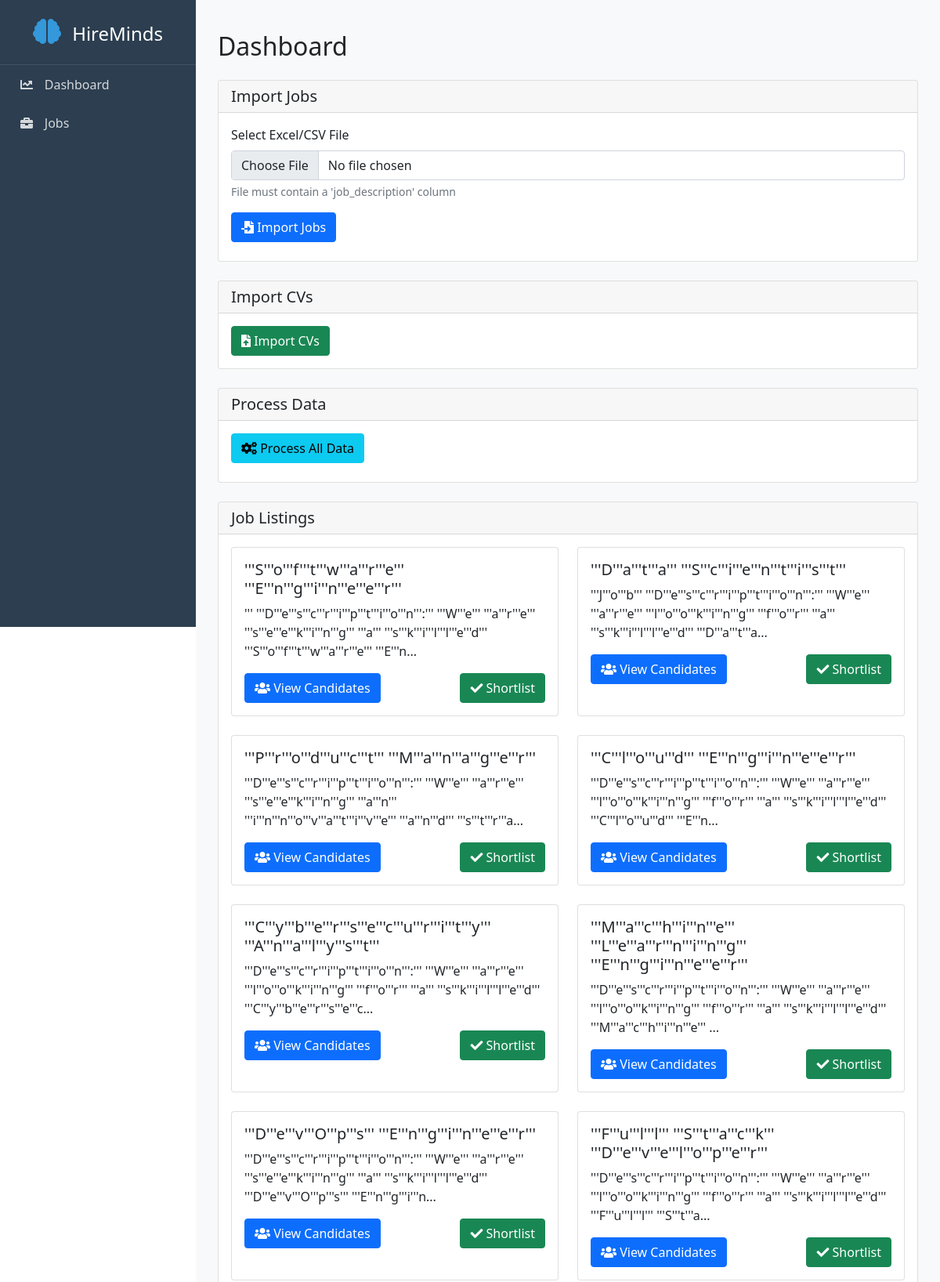
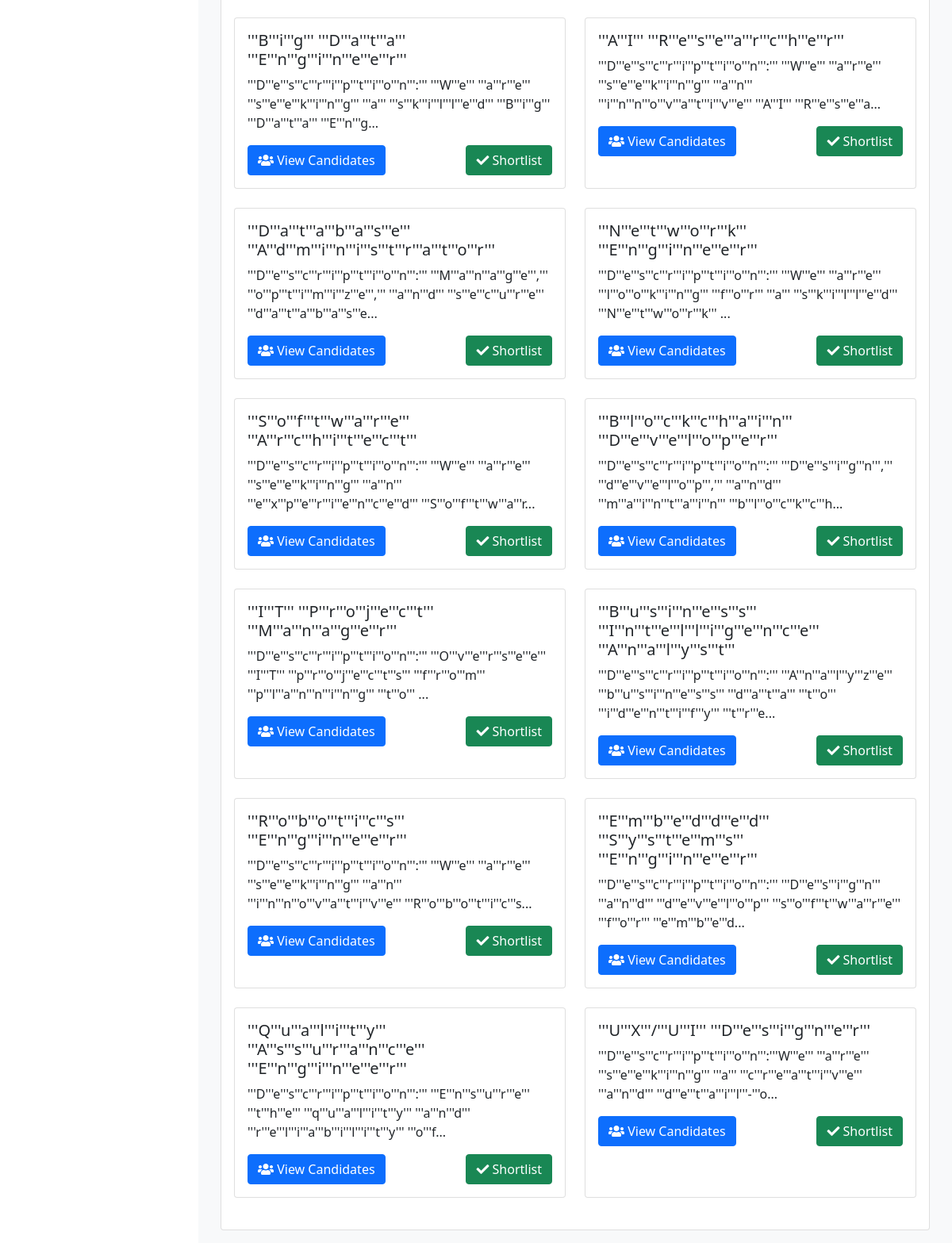
The page / on the database its author committed (2 pictures, top to bottom).
### app/models/job.py (models this page shows, shortened)
class Job(db.Model):
    __tablename__ = 'job'
    id = db.Column(db.Integer, primary_key=True)
    title = db.Column(db.String(200), nullable=False)
    description = db.Column(db.Text, nullable=False)
    requirements = db.Column(db.Text, nullable=False)
    created_at = db.Column(db.DateTime, nullable=False, default=lambda: datetime.now(timezone.utc))
    candidates = db.relationship('Candidate', backref='job', lazy=True, cascade='all, delete-orphan')
    shortlisted_candidates = db.relationship('ShortlistedCandidate',
                                          backref=db.backref('job_listing', lazy=True),
                                          lazy=True,
                                          cascade='all, delete-orphan')

### app/routes.py (the view)
@main.route('/')
def index():
    jobs = Job.query.all()
    candidates = Candidate.query.all()
    shortlisted = ShortlistedCandidate.query.all()
    return render_template('dashboard.html', jobs=jobs, candidates=candidates, shortlisted=shortlisted)

### app/templates/dashboard.html (shortened to what this page needs)
<!DOCTYPE html>
{% extends "base.html" %}
{% block content %}
<div class="container mt-4">
    <div class="row">
        <div class="col-md-12">
            <h2 class="mb-4">Dashboard</h2>
        </div>
    </div>
    <div class="card mb-4">
        <div class="card-header">
            <h5 class="mb-0">Import Jobs</h5>
        </div>
        <div class="card-body">
            <form id="importJobsForm" enctype="multipart/form-data">
                <div class="mb-3">
                    <label for="jobFile" class="form-label">Select Excel/CSV File</label>
                    <input type="file" class="form-control" id="jobFile" name="file" accept=".xlsx,.xls,.csv" required>
                    <div class="form-text">File must contain a 'job_description' column</div>
                </div>
                <button type="submit" class="btn btn-primary">
                    <i class="fas fa-file-import"></i> Import Jobs
                </button>
            </form>
        </div>
    </div>
    <div class="card mb-4">
        <div class="card-header">
            <h5 class="mb-0">Import CVs</h5>
        </div>
        <div class="card-body">
            <button type="button" class="btn btn-success" data-bs-toggle="modal" data-bs-target="#importCvsModal">
                <i class="fas fa-file-upload"></i> Import CVs
            </button>
        </div>
    </div>
    <div class="card mb-4">
        <div class="card-header">
            <h5 class="mb-0">Process Data</h5>
        </div>
        <div class="card-body">
            <button id="processAllBtn" class="btn btn-info">
                <i class="fas fa-cogs"></i> Process All Data
            </button>
        </div>
    </div>
    <div class="card">
        <div class="card-header">
            <h5 class="mb-0">Job Listings</h5>
        </div>
        <div class="card-body">
            <div class="row" id="jobListings">
                {% for job in jobs %}
                <div class="col-md-6 mb-4">
                    <div class="card h-100">
                        <div class="card-body">
                            <h5 class="card-title">{{ job.title }}</h5>
                            <p class="card-text">{{ job.description[:200] }}...</p>
                            <div class="d-flex justify-content-between">
                                <a href="{{ url_for('main.candidates', job_id=job.id) }}" class="btn btn-primary">
                                    <i class="fas fa-users"></i> View Candidates
                                </a>
                                <button class="btn btn-success shortlist-btn" data-job-id="{{ job.id }}">
                                    <i class="fas fa-check"></i> Shortlist
                                </button>
                            </div>
                        </div>
                    </div>
                </div>
                {% endfor %}
            </div>
        </div>
    </div>
</div>
{% endblock %}

### app/templates/base.html (style rules this page uses)
:root { --sidebar-width: 250px; --primary-color: #2c3e50; --secondary-color: #34495e; }
body { display: flex; min-height: 100vh; }

### rows shown on the page
Job: title "'''S'''o'''f'''t'''w'''a'''r'''e''' '''E'''n'''g'''i'''n'''e'''e'''r'''", description "''' '''D'''e'''s'''c'''r'''i'''p'''t'''i'''o'''n''':''' '''W'''e''' '''a'''r'''e''' '''s'''e'''e'''k'''i'''n'''g''' '''a''' '''s'''k'''i'''l'''l'''e'''d''' '''S'''o'''f'''t'''w'''a'''r'''e''' '''E'''n"
Job: title "'''D'''a'''t'''a''' '''S'''c'''i'''e'''n'''t'''i'''s'''t'''", description "'''J'''o'''b''' '''D'''e'''s'''c'''r'''i'''p'''t'''i'''o'''n''':''' '''W'''e''' '''a'''r'''e''' '''l'''o'''o'''k'''i'''n'''g''' '''f'''o'''r''' '''a''' '''s'''k'''i'''l'''l'''e'''d''' '''D'''a'''t'''a"
Job: title "'''P'''r'''o'''d'''u'''c'''t''' '''M'''a'''n'''a'''g'''e'''r'''", description "'''D'''e'''s'''c'''r'''i'''p'''t'''i'''o'''n''':''' '''W'''e''' '''a'''r'''e''' '''s'''e'''e'''k'''i'''n'''g''' '''a'''n''' '''i'''n'''n'''o'''v'''a'''t'''i'''v'''e''' '''a'''n'''d''' '''s'''t'''r'''a"
Job: title "'''C'''l'''o'''u'''d''' '''E'''n'''g'''i'''n'''e'''e'''r'''", description "'''D'''e'''s'''c'''r'''i'''p'''t'''i'''o'''n''':''' '''W'''e''' '''a'''r'''e''' '''l'''o'''o'''k'''i'''n'''g''' '''f'''o'''r''' '''a''' '''s'''k'''i'''l'''l'''e'''d''' '''C'''l'''o'''u'''d''' '''E'''n"
Job: title "'''C'''y'''b'''e'''r'''s'''e'''c'''u'''r'''i'''t'''y''' '''A'''n'''a'''l'''y'''s'''t'''", description "'''D'''e'''s'''c'''r'''i'''p'''t'''i'''o'''n''':''' '''W'''e''' '''a'''r'''e''' '''l'''o'''o'''k'''i'''n'''g''' '''f'''o'''r''' '''a''' '''s'''k'''i'''l'''l'''e'''d''' '''C'''y'''b'''e'''r'''s'''e'''c"
Job: title "'''M'''a'''c'''h'''i'''n'''e''' '''L'''e'''a'''r'''n'''i'''n'''g''' '''E'''n'''g'''i'''n'''e'''e'''r'''", description "'''D'''e'''s'''c'''r'''i'''p'''t'''i'''o'''n''':''' '''W'''e''' '''a'''r'''e''' '''l'''o'''o'''k'''i'''n'''g''' '''f'''o'''r''' '''a''' '''s'''k'''i'''l'''l'''e'''d''' '''M'''a'''c'''h'''i'''n'''e'''"
Job: title "'''D'''e'''v'''O'''p'''s''' '''E'''n'''g'''i'''n'''e'''e'''r'''", description "'''D'''e'''s'''c'''r'''i'''p'''t'''i'''o'''n''':''' '''W'''e''' '''a'''r'''e''' '''s'''e'''e'''k'''i'''n'''g''' '''a''' '''s'''k'''i'''l'''l'''e'''d''' '''D'''e'''v'''O'''p'''s''' '''E'''n'''g'''i'''n"
Job: title "'''F'''u'''l'''l''' '''S'''t'''a'''c'''k''' '''D'''e'''v'''e'''l'''o'''p'''e'''r'''", description "'''D'''e'''s'''c'''r'''i'''p'''t'''i'''o'''n''':''' '''W'''e''' '''a'''r'''e''' '''l'''o'''o'''k'''i'''n'''g''' '''f'''o'''r''' '''a''' '''s'''k'''i'''l'''l'''e'''d''' '''F'''u'''l'''l''' '''S'''t'''a"
Job: title "'''B'''i'''g''' '''D'''a'''t'''a''' '''E'''n'''g'''i'''n'''e'''e'''r'''", description "'''D'''e'''s'''c'''r'''i'''p'''t'''i'''o'''n''':''' '''W'''e''' '''a'''r'''e''' '''s'''e'''e'''k'''i'''n'''g''' '''a''' '''s'''k'''i'''l'''l'''e'''d''' '''B'''i'''g''' '''D'''a'''t'''a''' '''E'''n'''g"
Job: title "'''A'''I''' '''R'''e'''s'''e'''a'''r'''c'''h'''e'''r'''", description "'''D'''e'''s'''c'''r'''i'''p'''t'''i'''o'''n''':''' '''W'''e''' '''a'''r'''e''' '''s'''e'''e'''k'''i'''n'''g''' '''a'''n''' '''i'''n'''n'''o'''v'''a'''t'''i'''v'''e''' '''A'''I''' '''R'''e'''s'''e'''a"
Job: title "'''D'''a'''t'''a'''b'''a'''s'''e''' '''A'''d'''m'''i'''n'''i'''s'''t'''r'''a'''t'''o'''r'''", description "'''D'''e'''s'''c'''r'''i'''p'''t'''i'''o'''n''':''' '''M'''a'''n'''a'''g'''e''',''' '''o'''p'''t'''i'''m'''i'''z'''e''',''' '''a'''n'''d''' '''s'''e'''c'''u'''r'''e''' '''d'''a'''t'''a'''b'''a'''s'''e"
Job: title "'''N'''e'''t'''w'''o'''r'''k''' '''E'''n'''g'''i'''n'''e'''e'''r'''", description "'''D'''e'''s'''c'''r'''i'''p'''t'''i'''o'''n''':''' '''W'''e''' '''a'''r'''e''' '''l'''o'''o'''k'''i'''n'''g''' '''f'''o'''r''' '''a''' '''s'''k'''i'''l'''l'''e'''d''' '''N'''e'''t'''w'''o'''r'''k'''"
Job: title "'''S'''o'''f'''t'''w'''a'''r'''e''' '''A'''r'''c'''h'''i'''t'''e'''c'''t'''", description "'''D'''e'''s'''c'''r'''i'''p'''t'''i'''o'''n''':''' '''W'''e''' '''a'''r'''e''' '''s'''e'''e'''k'''i'''n'''g''' '''a'''n''' '''e'''x'''p'''e'''r'''i'''e'''n'''c'''e'''d''' '''S'''o'''f'''t'''w'''a'''r"
Job: title "'''B'''l'''o'''c'''k'''c'''h'''a'''i'''n''' '''D'''e'''v'''e'''l'''o'''p'''e'''r'''", description "'''D'''e'''s'''c'''r'''i'''p'''t'''i'''o'''n''':''' '''D'''e'''s'''i'''g'''n''',''' '''d'''e'''v'''e'''l'''o'''p''',''' '''a'''n'''d''' '''m'''a'''i'''n'''t'''a'''i'''n''' '''b'''l'''o'''c'''k'''c'''h"
Job: title "'''I'''T''' '''P'''r'''o'''j'''e'''c'''t''' '''M'''a'''n'''a'''g'''e'''r'''", description "'''D'''e'''s'''c'''r'''i'''p'''t'''i'''o'''n''':''' '''O'''v'''e'''r'''s'''e'''e''' '''I'''T''' '''p'''r'''o'''j'''e'''c'''t'''s''' '''f'''r'''o'''m''' '''p'''l'''a'''n'''n'''i'''n'''g''' '''t'''o'''"
Job: title "'''B'''u'''s'''i'''n'''e'''s'''s''' '''I'''n'''t'''e'''l'''l'''i'''g'''e'''n'''c'''e''' '''A'''n'''a'''l'''y'''s'''t'''", description "'''D'''e'''s'''c'''r'''i'''p'''t'''i'''o'''n''':''' '''A'''n'''a'''l'''y'''z'''e''' '''b'''u'''s'''i'''n'''e'''s'''s''' '''d'''a'''t'''a''' '''t'''o''' '''i'''d'''e'''n'''t'''i'''f'''y''' '''t'''r'''e"
Job: title "'''R'''o'''b'''o'''t'''i'''c'''s''' '''E'''n'''g'''i'''n'''e'''e'''r'''", description "'''D'''e'''s'''c'''r'''i'''p'''t'''i'''o'''n''':''' '''W'''e''' '''a'''r'''e''' '''s'''e'''e'''k'''i'''n'''g''' '''a'''n''' '''i'''n'''n'''o'''v'''a'''t'''i'''v'''e''' '''R'''o'''b'''o'''t'''i'''c'''s"
Job: title "'''E'''m'''b'''e'''d'''d'''e'''d''' '''S'''y'''s'''t'''e'''m'''s''' '''E'''n'''g'''i'''n'''e'''e'''r'''", description "'''D'''e'''s'''c'''r'''i'''p'''t'''i'''o'''n''':''' '''D'''e'''s'''i'''g'''n''' '''a'''n'''d''' '''d'''e'''v'''e'''l'''o'''p''' '''s'''o'''f'''t'''w'''a'''r'''e''' '''f'''o'''r''' '''e'''m'''b'''e'''d"
Job: title "'''Q'''u'''a'''l'''i'''t'''y''' '''A'''s'''s'''u'''r'''a'''n'''c'''e''' '''E'''n'''g'''i'''n'''e'''e'''r'''", description "'''D'''e'''s'''c'''r'''i'''p'''t'''i'''o'''n''':''' '''E'''n'''s'''u'''r'''e''' '''t'''h'''e''' '''q'''u'''a'''l'''i'''t'''y''' '''a'''n'''d''' '''r'''e'''l'''i'''a'''b'''i'''l'''i'''t'''y''' '''o'''f"
Job: title "'''U'''X'''/'''U'''I''' '''D'''e'''s'''i'''g'''n'''e'''r'''", description "'''D'''e'''s'''c'''r'''i'''p'''t'''i'''o'''n''':'''W'''e''' '''a'''r'''e''' '''s'''e'''e'''k'''i'''n'''g''' '''a''' '''c'''r'''e'''a'''t'''i'''v'''e''' '''a'''n'''d''' '''d'''e'''t'''a'''i'''l'''-'''o"
